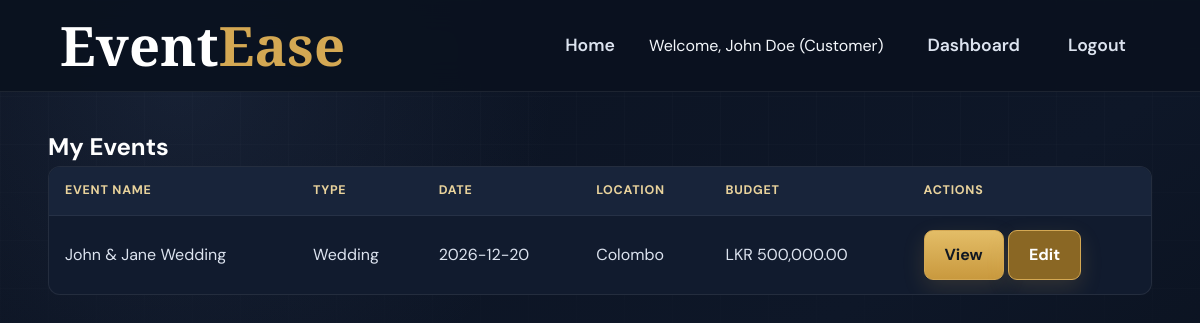
Screenshot of /?url=event/myEvents (signed in) with the database file from the repository.
### tables this page shows
CREATE TABLE Events (
    event_id INT AUTO_INCREMENT PRIMARY KEY,
    customer_id INT NOT NULL,
    event_type_id INT NOT NULL,
    event_name VARCHAR(100) NOT NULL,
    event_date DATE NOT NULL,
    location VARCHAR(255) NOT NULL,
    guest_count INT NOT NULL,
    budget DECIMAL(10,2) NOT NULL,
    status ENUM('active','cancelled') DEFAULT 'active',
    created_at TIMESTAMP DEFAULT CURRENT_TIMESTAMP,
    FOREIGN KEY (customer_id) REFERENCES Customer(customer_id) ON DELETE CASCADE,
    FOREIGN KEY (event_type_id) REFERENCES EventType(event_type_id)
);

CREATE TABLE EventType (
    event_type_id INT AUTO_INCREMENT PRIMARY KEY,
    event_type_name VARCHAR(50) UNIQUE NOT NULL,
    description TEXT,
    status ENUM('active','inactive') DEFAULT 'active'
);

### app/controllers/EventController.php (called while the page is built, shortened)
<?php
class EventController {
    private function getCustomerOrFail() {
        $customer = Customer::findByUserId($_SESSION['user_id']);
        return $customer;
    }
    public function myEvents() {
        $customer = $this->getCustomerOrFail();
        $events = Event::findByCustomer($customer['customer_id']);
        require_once '../app/views/customer/my_events.php';
    }
}
?>

### app/models/Event.php (called while the page is built, shortened)
<?php
class Event {
    public static function findByCustomer($customerId) {
        $db = Database::getConnection();
        $stmt = $db->prepare("SELECT e.*, et.event_type_name FROM Events e JOIN EventType et ON e.event_type_id = et.event_type_id WHERE e.customer_id = ? ORDER BY e.event_date DESC");
        $stmt->execute([$customerId]);
        return $stmt->fetchAll();
    }
}
?>

### app/models/Customer.php (called while the page is built, shortened)
<?php
class Customer {
    public static function findByUserId($userId) {
        $db = Database::getConnection();
        $stmt = $db->prepare("SELECT * FROM Customer WHERE user_id = ?");
        $stmt->execute([$userId]);
        return $stmt->fetch();
    }
}
?>

### app/views/customer/my_events.php (the view)
<?php include '../app/views/partials/header.php'; ?>
<h2>My Events</h2>
<?php if (empty($events)): ?>
    <p>No events yet. <a href="?url=event/create">Create one</a>.</p>
<?php else: ?>
    <table>
        <tr>
            <th>Event Name</th>
            <th>Type</th>
            <th>Date</th>
            <th>Location</th>
            <th>Budget</th>
            <th>Actions</th>
        </tr>
        <?php foreach ($events as $event): ?>
            <tr>
                <td><?php echo htmlspecialchars($event['event_name']); ?></td>
                <td><?php echo htmlspecialchars($event['event_type_name']); ?></td>
                <td><?php echo $event['event_date']; ?></td>
                <td><?php echo htmlspecialchars($event['location']); ?></td>
                <td>LKR <?php echo number_format($event['budget'], 2); ?></td>
                <td>
                    <a href="?url=event/view/<?php echo $event['event_id']; ?>" class="btn">View</a>
                    <a href="?url=event/edit/<?php echo $event['event_id']; ?>" class="btn btn-warning">Edit</a>
                </td>
            </tr>
        <?php endforeach; ?>
    </table>
<?php endif; ?>
<?php include '../app/views/partials/footer.php'; ?>

### public/css/style.css (style rules this page uses)
:root { --navy-900: #080E18; --navy-800: #0B1220; --navy-700: #0F192B; --navy-600: #111B2E; --navy-500: #18243A; --navy-400: #1C2942; --gold: #D4A853; --gold-light: #E6C77A; --gold-dark: #B88B32; --white: #FFFFFF; --text: #F4F7FB; --text-soft: #DCE3EF; --muted: #A9B4C7; --muted-dark: #728097; --success: #35C48D; --danger: #F06B72; --warning: #E6B85C; --border: rgba(255, 255, 255, 0.08); --border-gold: rgba(212, 168, 83, 0.20); --shadow-sm: 0 8px 22px rgba(0, 0, 0, 0.16); --shadow-md: 0 12px 35px rgba(0, 0, 0, 0.20); --shadow-lg: 0 18px 50px rgba(0, 0, 0, 0.28); --radius-sm: 9px; --radius-md: 14px; --radius-lg: 16px; --transition: all 0.25s ease; }
* { box-sizing: border-box; margin: 0; padding: 0; }
html { scroll-behavior: smooth; }
body { min-height: 100vh; color: var(--text); background: radial-gradient(circle at 15% 10%, rgba(63, 81, 116, 0.22), transparent 30%), linear-gradient(145deg, var(--navy-800), #0E1728 55%, var(--navy-900)); font-family: 'DM Sans', 'Segoe UI', sans-serif; line-height: 1.6; }
body::before { content: ''; position: fixed; inset: 0; z-index: -1; pointer-events: none; background-image: linear-gradient(rgba(255, 255, 255, 0.018) 1px, transparent 1px), linear-gradient(90deg, rgba(255, 255, 255, 0.018) 1px, transparent 1px); background-size: 48px 48px; mask-image: linear-gradient(to bottom, black, transparent 75%); }
a { color: var(--gold-light); text-decoration: none; }
h1, h2, h3, h4 { color: var(--white); }
.btn { display: inline-flex; align-items: center; justify-content: center; gap: 8px; padding: 11px 20px; color: #101722; background: linear-gradient(180deg, #E3BD67, #C9993E); border: 1px solid var(--gold); border-radius: var(--radius-sm); font: inherit; font-weight: 700; text-decoration: none; cursor: pointer; box-shadow: 0 8px 22px rgba(212, 168, 83, 0.16); transition: var(--transition); }
.btn-warning { color: var(--white); background: #8A6724; border-color: var(--gold); }
table { width: 100%; margin-bottom: 24px; overflow: hidden; background: var(--navy-600); border: 1px solid var(--border); border-radius: 12px; border-spacing: 0; border-collapse: separate; }
th, td { padding: 14px 16px; text-align: left; border-bottom: 1px solid rgba(255, 255, 255, 0.06); }
th { color: #E9D39C; background: var(--navy-500); font-size: 0.78rem; letter-spacing: 0.06em; text-transform: uppercase; }
td { color: var(--text-soft); }
tbody tr:last-child td { border-bottom: 0; }

### rows the page displays
events: event_name "John & Jane Wedding", event_type.event_type_name "Wedding", event_date "2026-12-20", location "Colombo", budget "500,000.00"

### other values shown
$_SESSION['name'] "John Doe"
$_SESSION['role'] "Customer"
